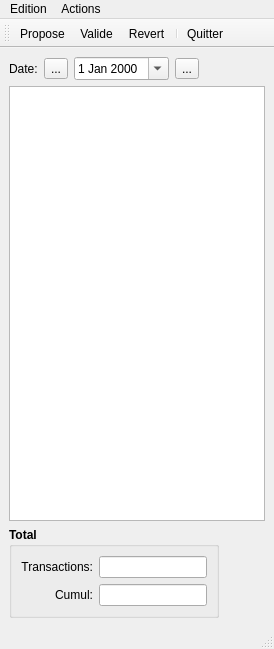
<?xml version="1.0" encoding="UTF-8"?>
<ui version="4.0">
 <class>MainWindow</class>
 <widget class="QMainWindow" name="MainWindow">
  <property name="geometry">
   <rect>
    <x>0</x>
    <y>0</y>
    <width>274</width>
    <height>649</height>
   </rect>
  </property>
  <property name="windowTitle">
   <string>QBudget</string>
  </property>
  <property name="windowIcon">
   <iconset resource="application.qrc">
    <normaloff>:/pixmaps/pixmaps/pigmoney.png</normaloff>:/pixmaps/pixmaps/pigmoney.png</iconset>
  </property>
  <widget class="QWidget" name="centralwidget">
   <layout class="QVBoxLayout" name="verticalLayout">
    <item>
     <layout class="QHBoxLayout">
      <property name="spacing">
       <number>6</number>
      </property>
      <property name="margin">
       <number>0</number>
      </property>
      <item>
       <layout class="QHBoxLayout">
        <property name="spacing">
         <number>6</number>
        </property>
        <property name="margin">
         <number>0</number>
        </property>
       </layout>
      </item>
      <item>
       <widget class="QLabel" name="label">
        <property name="text">
         <string>Date:</string>
        </property>
       </widget>
      </item>
      <item>
       <widget class="QToolButton" name="previous_button_">
        <property name="text">
         <string>...</string>
        </property>
        <property name="icon">
         <iconset resource="application.qrc">
          <normaloff>:/pixmaps/pixmaps/previous.png</normaloff>:/pixmaps/pixmaps/previous.png</iconset>
        </property>
       </widget>
      </item>
      <item>
       <widget class="QDateEdit" name="date_edit_">
        <property name="date">
         <date>
          <year>2000</year>
          <month>1</month>
          <day>1</day>
         </date>
        </property>
        <property name="calendarPopup">
         <bool>true</bool>
        </property>
       </widget>
      </item>
      <item>
       <widget class="QToolButton" name="next_button_">
        <property name="text">
         <string>...</string>
        </property>
        <property name="icon">
         <iconset resource="application.qrc">
          <normaloff>:/pixmaps/pixmaps/next.png</normaloff>:/pixmaps/pixmaps/next.png</iconset>
        </property>
       </widget>
      </item>
      <item>
       <spacer>
        <property name="orientation">
         <enum>Qt::Horizontal</enum>
        </property>
        <property name="sizeHint" stdset="0">
         <size>
          <width>40</width>
          <height>20</height>
         </size>
        </property>
       </spacer>
      </item>
      <item>
       <layout class="QHBoxLayout">
        <property name="spacing">
         <number>6</number>
        </property>
        <property name="margin">
         <number>0</number>
        </property>
       </layout>
      </item>
     </layout>
    </item>
    <item>
     <widget class="QTableView" name="transaction_view_"/>
    </item>
    <item>
     <layout class="QHBoxLayout" name="horizontalLayout">
      <item>
       <widget class="QGroupBox" name="global_groupbox_">
        <property name="font">
         <font>
          <weight>75</weight>
          <bold>true</bold>
         </font>
        </property>
        <property name="title">
         <string>Total</string>
        </property>
        <layout class="QGridLayout" name="gridLayout">
         <item row="0" column="0">
          <widget class="QLabel" name="global_transaction_label_">
           <property name="font">
            <font>
             <weight>50</weight>
             <bold>false</bold>
            </font>
           </property>
           <property name="text">
            <string>Transactions:</string>
           </property>
           <property name="alignment">
            <set>Qt::AlignRight|Qt::AlignTrailing|Qt::AlignVCenter</set>
           </property>
          </widget>
         </item>
         <item row="0" column="1">
          <widget class="QLineEdit" name="global_transaction_lineedit_">
           <property name="sizePolicy">
            <sizepolicy hsizetype="Fixed" vsizetype="Fixed">
             <horstretch>0</horstretch>
             <verstretch>0</verstretch>
            </sizepolicy>
           </property>
           <property name="font">
            <font>
             <weight>50</weight>
             <bold>false</bold>
            </font>
           </property>
          </widget>
         </item>
         <item row="1" column="0">
          <widget class="QLabel" name="global_amount_label_">
           <property name="font">
            <font>
             <weight>50</weight>
             <bold>false</bold>
            </font>
           </property>
           <property name="text">
            <string>Cumul:</string>
           </property>
           <property name="alignment">
            <set>Qt::AlignRight|Qt::AlignTrailing|Qt::AlignVCenter</set>
           </property>
          </widget>
         </item>
         <item row="1" column="1">
          <widget class="QLineEdit" name="global_amount_lineedit_">
           <property name="sizePolicy">
            <sizepolicy hsizetype="Fixed" vsizetype="Fixed">
             <horstretch>0</horstretch>
             <verstretch>0</verstretch>
            </sizepolicy>
           </property>
           <property name="font">
            <font>
             <weight>50</weight>
             <bold>false</bold>
            </font>
           </property>
          </widget>
         </item>
        </layout>
       </widget>
      </item>
      <item>
       <spacer name="horizontalSpacer">
        <property name="orientation">
         <enum>Qt::Horizontal</enum>
        </property>
        <property name="sizeHint" stdset="0">
         <size>
          <width>40</width>
          <height>20</height>
         </size>
        </property>
       </spacer>
      </item>
     </layout>
    </item>
   </layout>
  </widget>
  <widget class="QMenuBar" name="menubar">
   <property name="geometry">
    <rect>
     <x>0</x>
     <y>0</y>
     <width>274</width>
     <height>25</height>
    </rect>
   </property>
   <widget class="QMenu" name="menuEdition">
    <property name="title">
     <string>Edition</string>
    </property>
    <addaction name="topic_action_"/>
    <addaction name="separator"/>
    <addaction name="quit_action_"/>
   </widget>
   <widget class="QMenu" name="menuActions">
    <property name="title">
     <string>Actions</string>
    </property>
    <addaction name="propose_action_"/>
    <addaction name="valide_action_"/>
    <addaction name="revert_action_"/>
   </widget>
   <addaction name="menuEdition"/>
   <addaction name="menuActions"/>
  </widget>
  <widget class="QStatusBar" name="statusbar"/>
  <widget class="QToolBar" name="toolBar">
   <property name="windowTitle">
    <string>toolBar</string>
   </property>
   <property name="layoutDirection">
    <enum>Qt::LeftToRight</enum>
   </property>
   <attribute name="toolBarArea">
    <enum>TopToolBarArea</enum>
   </attribute>
   <attribute name="toolBarBreak">
    <bool>false</bool>
   </attribute>
   <addaction name="propose_action_"/>
   <addaction name="valide_action_"/>
   <addaction name="revert_action_"/>
   <addaction name="separator"/>
   <addaction name="quit_action_"/>
  </widget>
  <action name="quit_action_">
   <property name="icon">
    <iconset resource="application.qrc">
     <normaloff>:/pixmaps/pixmaps/exit.png</normaloff>:/pixmaps/pixmaps/exit.png</iconset>
   </property>
   <property name="text">
    <string>Quitter</string>
   </property>
   <property name="shortcut">
    <string>Ctrl+Q</string>
   </property>
  </action>
  <action name="topic_action_">
   <property name="text">
    <string>Rubriques</string>
   </property>
  </action>
  <action name="propose_action_">
   <property name="icon">
    <iconset resource="application.qrc">
     <normaloff>:/pixmaps/pixmaps/redo.png</normaloff>:/pixmaps/pixmaps/redo.png</iconset>
   </property>
   <property name="text">
    <string>Propose</string>
   </property>
   <property name="shortcut">
    <string>Alt+P</string>
   </property>
  </action>
  <action name="valide_action_">
   <property name="icon">
    <iconset resource="application.qrc">
     <normaloff>:/pixmaps/pixmaps/ok.png</normaloff>:/pixmaps/pixmaps/ok.png</iconset>
   </property>
   <property name="text">
    <string>Valide</string>
   </property>
   <property name="toolTip">
    <string>Valide</string>
   </property>
  </action>
  <action name="revert_action_">
   <property name="icon">
    <iconset resource="application.qrc">
     <normaloff>:/pixmaps/pixmaps/vc-revert.png</normaloff>:/pixmaps/pixmaps/vc-revert.png</iconset>
   </property>
   <property name="text">
    <string>Revert</string>
   </property>
  </action>
 </widget>
 <resources>
  <include location="application.qrc"/>
 </resources>
 <connections>
  <connection>
   <sender>quit_action_</sender>
   <signal>triggered()</signal>
   <receiver>MainWindow</receiver>
   <slot>close()</slot>
   <hints>
    <hint type="sourcelabel">
     <x>-1</x>
     <y>-1</y>
    </hint>
    <hint type="destinationlabel">
     <x>399</x>
     <y>299</y>
    </hint>
   </hints>
  </connection>
 </connections>
</ui>
